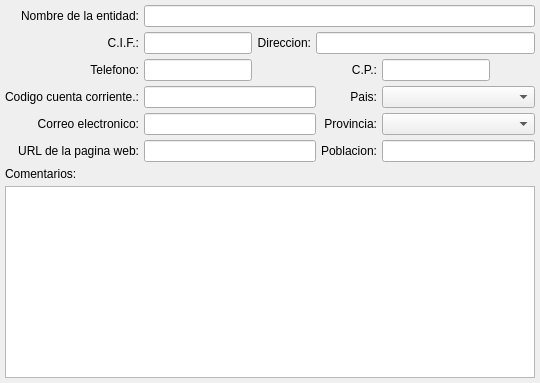
     <widget class="QWidget" name="tab2" >
      <attribute name="title" >
       <string>&amp;Otros datos</string>
      </attribute>
      <layout class="QGridLayout" >
       <property name="leftMargin" >
        <number>5</number>
       </property>
       <property name="topMargin" >
        <number>5</number>
       </property>
       <property name="rightMargin" >
        <number>5</number>
       </property>
       <property name="bottomMargin" >
        <number>5</number>
       </property>
       <property name="horizontalSpacing" >
        <number>5</number>
       </property>
       <property name="verticalSpacing" >
        <number>5</number>
       </property>
       <item row="0" column="0" >
        <widget class="QLabel" name="TextLabel1" >
         <property name="text" >
          <string>Nombre de la entidad:</string>
         </property>
         <property name="alignment" >
          <set>Qt::AlignRight|Qt::AlignTrailing|Qt::AlignVCenter</set>
         </property>
        </widget>
       </item>
       <item row="0" column="1" colspan="6" >
        <widget class="QLineEdit" name="nombreent" />
       </item>
       <item row="1" column="0" >
        <widget class="QLabel" name="TextLabel1_2" >
         <property name="text" >
          <string>C.I.F.:</string>
         </property>
         <property name="alignment" >
          <set>Qt::AlignRight|Qt::AlignTrailing|Qt::AlignVCenter</set>
         </property>
        </widget>
       </item>
       <item row="1" column="1" >
        <widget class="QLineEdit" name="cif" />
       </item>
       <item row="1" column="2" >
        <widget class="QLabel" name="TextLabel3_3_3" >
         <property name="text" >
          <string>Direccion:</string>
         </property>
         <property name="alignment" >
          <set>Qt::AlignRight|Qt::AlignTrailing|Qt::AlignVCenter</set>
         </property>
        </widget>
       </item>
       <item row="1" column="3" colspan="4" >
        <widget class="QLineEdit" name="direccion" />
       </item>
       <item row="2" column="0" >
        <widget class="QLabel" name="TextLabel3_3" >
         <property name="text" >
          <string>Telefono:</string>
         </property>
         <property name="alignment" >
          <set>Qt::AlignRight|Qt::AlignTrailing|Qt::AlignVCenter</set>
         </property>
        </widget>
       </item>
       <item row="2" column="1" >
        <widget class="QLineEdit" name="telf" />
       </item>
       <item row="2" column="2" colspan="2" >
        <spacer>
         <property name="orientation" >
          <enum>Qt::Horizontal</enum>
         </property>
         <property name="sizeHint" >
          <size>
           <width>40</width>
           <height>20</height>
          </size>
         </property>
        </spacer>
       </item>
       <item row="2" column="4" >
        <widget class="QLabel" name="TextLabel3_3_2_2" >
         <property name="text" >
          <string>C.P.:</string>
         </property>
         <property name="alignment" >
          <set>Qt::AlignRight|Qt::AlignTrailing|Qt::AlignVCenter</set>
         </property>
        </widget>
       </item>
       <item row="2" column="5" >
        <widget class="QLineEdit" name="cp" >
         <property name="sizePolicy" >
          <sizepolicy vsizetype="Fixed" hsizetype="Preferred" >
           <horstretch>0</horstretch>
           <verstretch>0</verstretch>
          </sizepolicy>
         </property>
        </widget>
       </item>
       <item row="2" column="6" >
        <spacer>
         <property name="orientation" >
          <enum>Qt::Horizontal</enum>
         </property>
         <property name="sizeHint" >
          <size>
           <width>40</width>
           <height>20</height>
          </size>
         </property>
        </spacer>
       </item>
       <item row="3" column="0" >
        <widget class="QLabel" name="TextLabel4" >
         <property name="text" >
          <string>Codigo cuenta corriente.:</string>
         </property>
         <property name="alignment" >
          <set>Qt::AlignRight|Qt::AlignTrailing|Qt::AlignVCenter</set>
         </property>
        </widget>
       </item>
       <item row="3" column="1" colspan="3" >
        <widget class="QLineEdit" name="banco" />
       </item>
       <item row="3" column="4" >
        <widget class="QLabel" name="label" >
         <property name="text" >
          <string>Pais:</string>
         </property>
         <property name="alignment" >
          <set>Qt::AlignRight|Qt::AlignTrailing|Qt::AlignVCenter</set>
         </property>
        </widget>
       </item>
       <item row="3" column="5" colspan="2" >
        <widget class="QComboBox" name="mui_pais" />
       </item>
       <item row="4" column="0" >
        <widget class="QLabel" name="TextLabel3_3_2" >
         <property name="text" >
          <string>Correo electronico:</string>
         </property>
         <property name="alignment" >
          <set>Qt::AlignRight|Qt::AlignTrailing|Qt::AlignVCenter</set>
         </property>
        </widget>
       </item>
       <item row="4" column="1" colspan="3" >
        <widget class="QLineEdit" name="email" />
       </item>
       <item row="4" column="4" >
        <widget class="QLabel" name="label_2" >
         <property name="text" >
          <string>Provincia:</string>
         </property>
         <property name="alignment" >
          <set>Qt::AlignRight|Qt::AlignTrailing|Qt::AlignVCenter</set>
         </property>
        </widget>
       </item>
       <item row="4" column="5" colspan="2" >
        <widget class="QComboBox" name="mui_provincia" />
       </item>
       <item row="5" column="0" >
        <widget class="QLabel" name="TextLabel4_2" >
         <property name="text" >
          <string>URL de la pagina web:</string>
         </property>
         <property name="alignment" >
          <set>Qt::AlignRight|Qt::AlignTrailing|Qt::AlignVCenter</set>
         </property>
        </widget>
       </item>
       <item row="5" column="1" colspan="3" >
        <widget class="QLineEdit" name="web" />
       </item>
       <item row="5" column="4" >
        <widget class="QLabel" name="label_3" >
         <property name="text" >
          <string>Poblacion:</string>
         </property>
         <property name="alignment" >
          <set>Qt::AlignRight|Qt::AlignTrailing|Qt::AlignVCenter</set>
         </property>
        </widget>
       </item>
       <item row="5" column="5" colspan="2" >
        <widget class="QLineEdit" name="mui_poblacion" />
       </item>
       <item row="6" column="0" colspan="7" >
        <widget class="QLabel" name="lbcomentario" >
         <property name="text" >
          <string>Comentarios:</string>
         </property>
        </widget>
       </item>
       <item row="7" column="0" colspan="7" >
        <widget class="QTextEdit" name="coments" >
         <property name="focusPolicy" >
          <enum>Qt::StrongFocus</enum>
         </property>
         <property name="tabChangesFocus" >
          <bool>true</bool>
         </property>
        </widget>
       </item>
      </layout>
     </widget>
